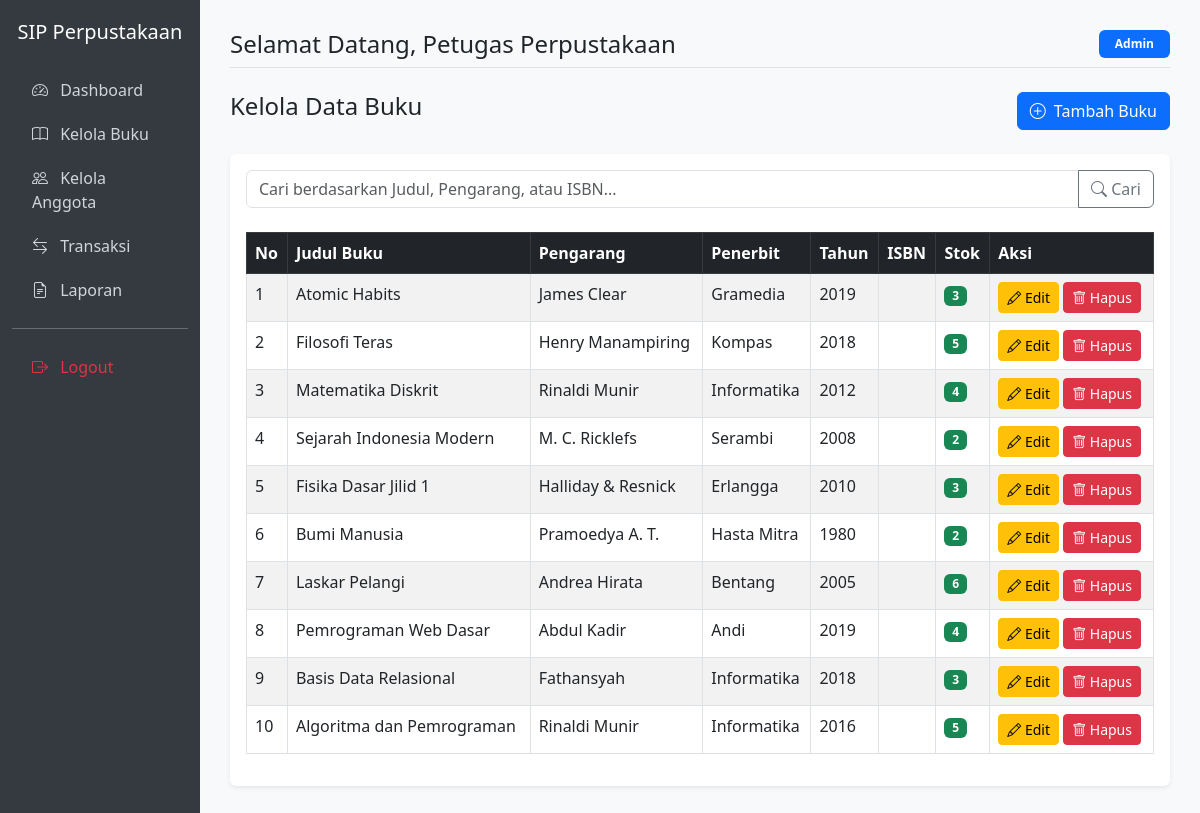
The page /buku/index.php (signed in) on the database its author committed.
### tables this page shows
CREATE TABLE IF NOT EXISTS buku (
    id INT AUTO_INCREMENT PRIMARY KEY,
    kode_buku VARCHAR(20) UNIQUE NOT NULL,
    judul VARCHAR(255) NOT NULL,
    pengarang VARCHAR(100) NOT NULL,
    penerbit VARCHAR(100) NOT NULL,
    tahun_terbit YEAR NOT NULL,
    kategori VARCHAR(50) NOT NULL,
    stok INT NOT NULL DEFAULT 0,
    created_at TIMESTAMP DEFAULT CURRENT_TIMESTAMP
);

### buku/index.php (the view, shortened to what this page needs)
<?php
require_once '../includes/header.php';
$search = isset($_GET['search']) ? $_GET['search'] : '';
if ($search) {
    $stmt = $conn->prepare("SELECT * FROM buku WHERE judul LIKE :search OR pengarang LIKE :search OR isbn LIKE :search ORDER BY id DESC");
    $stmt->execute(['search' => "%$search%"]);
} else {
    $stmt = $conn->query("SELECT * FROM buku ORDER BY id DESC");
}
$buku_list = $stmt->fetchAll();
?>
<div class="d-flex justify-content-between align-items-center mb-4">
    <h4>Kelola Data Buku</h4>
    <a href="tambah.php" class="btn btn-primary"><i class="bi bi-plus-circle me-1"></i> Tambah Buku</a>
</div>
<div class="card">
    <div class="card-body">
        <form method="GET" class="mb-4">
            <div class="input-group">
                <input type="text" name="search" class="form-control" placeholder="Cari berdasarkan Judul, Pengarang, atau ISBN..." value="<?= htmlspecialchars($search) ?>">
                <button class="btn btn-outline-secondary" type="submit"><i class="bi bi-search"></i> Cari</button>
            </div>
        </form>
        <div class="table-responsive">
            <table class="table table-bordered table-striped">
                <thead class="table-dark">
                    <tr>
                        <th>No</th>
                        <th>Judul Buku</th>
                        <th>Pengarang</th>
                        <th>Penerbit</th>
                        <th>Tahun</th>
                        <th>ISBN</th>
                        <th>Stok</th>
                        <th>Aksi</th>
                    </tr>
                </thead>
                <tbody>
                    <?php if (count($buku_list) > 0): ?>
                        <?php foreach($buku_list as $index => $buku): ?>
                        <tr>
                            <td><?= $index + 1 ?></td>
                            <td><?= htmlspecialchars($buku->judul) ?></td>
                            <td><?= htmlspecialchars($buku->pengarang) ?></td>
                            <td><?= htmlspecialchars($buku->penerbit) ?></td>
                            <td><?= htmlspecialchars($buku->tahun_terbit) ?></td>
                            <td><?= htmlspecialchars($buku->isbn) ?></td>
                            <td>
                                <?php if($buku->stok > 0): ?>
                                    <span class="badge bg-success"><?= $buku->stok ?></span>
                                <?php else: ?>
                                    <span class="badge bg-danger">Habis</span>
                                <?php endif; ?>
                            </td>
                            <td>
                                <a href="edit.php?id=<?= $buku->id ?>" class="btn btn-sm btn-warning"><i class="bi bi-pencil"></i> Edit</a>
                                <a href="hapus.php?id=<?= $buku->id ?>" class="btn btn-sm btn-danger" onclick="return confirm('Apakah Anda yakin ingin menghapus buku ini?')"><i class="bi bi-trash"></i> Hapus</a>
                            </td>
                        </tr>
                        <?php endforeach; ?>
                    <?php else: ?>
                        <tr>
                            <td colspan="8" class="text-center">Data buku tidak ditemukan.</td>
                        </tr>
                    <?php endif; ?>
                </tbody>
            </table>
        </div>
    </div>
</div>
<?php require_once '../includes/footer.php'; ?>

### includes/header.php (style rules this page uses)
body { background-color: #f8f9fa; }
.card { box-shadow: 0 0.125rem 0.25rem rgba(0, 0, 0, 0.075); border: none; }

### rows shown on the page
buku: judul "Atomic Habits", pengarang "James Clear", penerbit "Gramedia", tahun_terbit "2019", stok "3"
buku: judul "Filosofi Teras", pengarang "Henry Manampiring", penerbit "Kompas", tahun_terbit "2018", stok "5"
buku: judul "Matematika Diskrit", pengarang "Rinaldi Munir", penerbit "Informatika", tahun_terbit "2012", stok "4"
buku: judul "Sejarah Indonesia Modern", pengarang "M. C. Ricklefs", penerbit "Serambi", tahun_terbit "2008", stok "2"
buku: judul "Fisika Dasar Jilid 1", pengarang "Halliday & Resnick", penerbit "Erlangga", tahun_terbit "2010", stok "3"
buku: judul "Bumi Manusia", pengarang "Pramoedya A. T.", penerbit "Hasta Mitra", tahun_terbit "1980", stok "2"
buku: judul "Laskar Pelangi", pengarang "Andrea Hirata", penerbit "Bentang", tahun_terbit "2005", stok "6"
buku: judul "Pemrograman Web Dasar", pengarang "Abdul Kadir", penerbit "Andi", tahun_terbit "2019", stok "4"
buku: judul "Basis Data Relasional", pengarang "Fathansyah", penerbit "Informatika", tahun_terbit "2018", stok "3"
buku: judul "Algoritma dan Pemrograman", pengarang "Rinaldi Munir", penerbit "Informatika", tahun_terbit "2016", stok "5"

### other values the page prints
$_SESSION['nama_lengkap'] "Petugas Perpustakaan"
$_SESSION['role'] "Admin"
